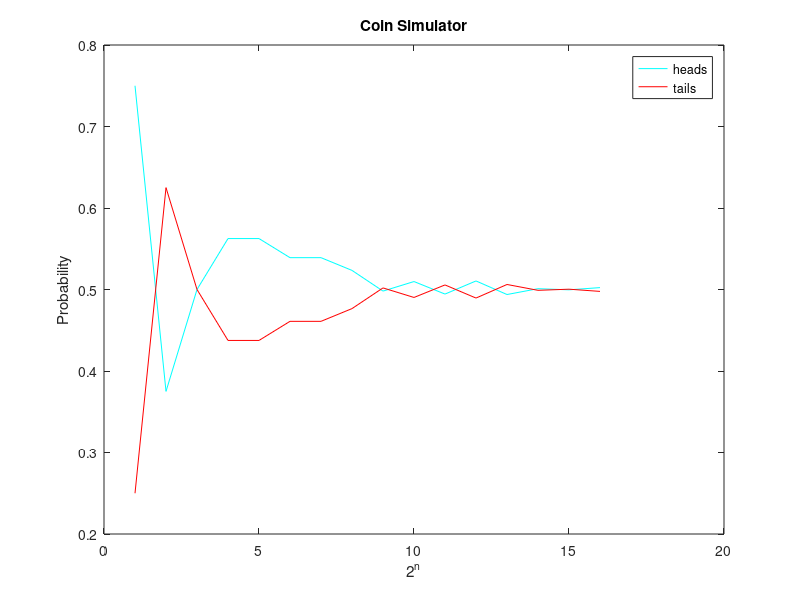

MATLAB code to generate this figure:
% 2-1
%% Coin simulator 
clc; clear all; close all;

n = 2.^(2:17)';

heads = NaN*ones(1,length(n));
tails = NaN*ones(1,length(n));

for i=1:length(n)
    X = unifrnd(0,1,n(i),1);
    heads(1,i) = length(find(X<0.5))/n(i);
    tails(1,i) = (1-heads(1,i));

end

figure(1)
clf
i=1:length(n);
plot(i,heads,'c');
hold on
plot(i,tails,'r');
title('Coin Simulator')
xlabel('2^n');
ylabel('Probability');
legend('heads','tails')